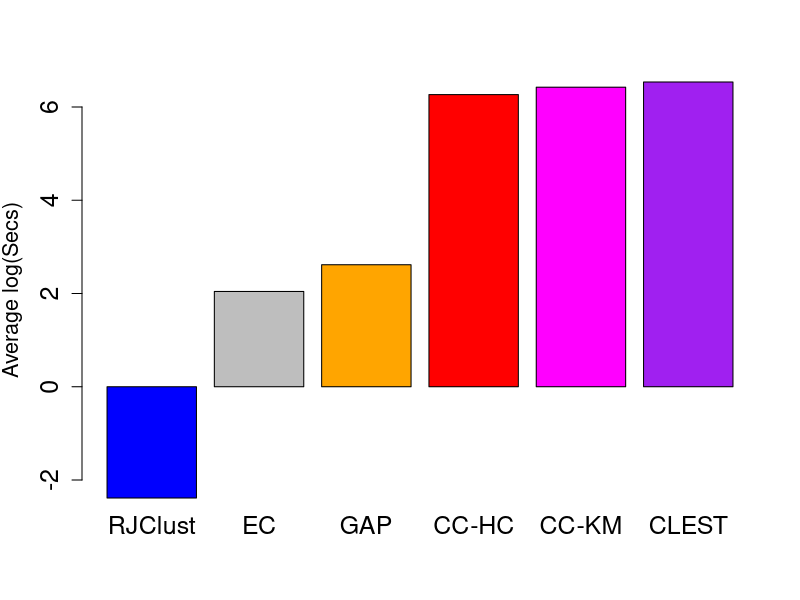
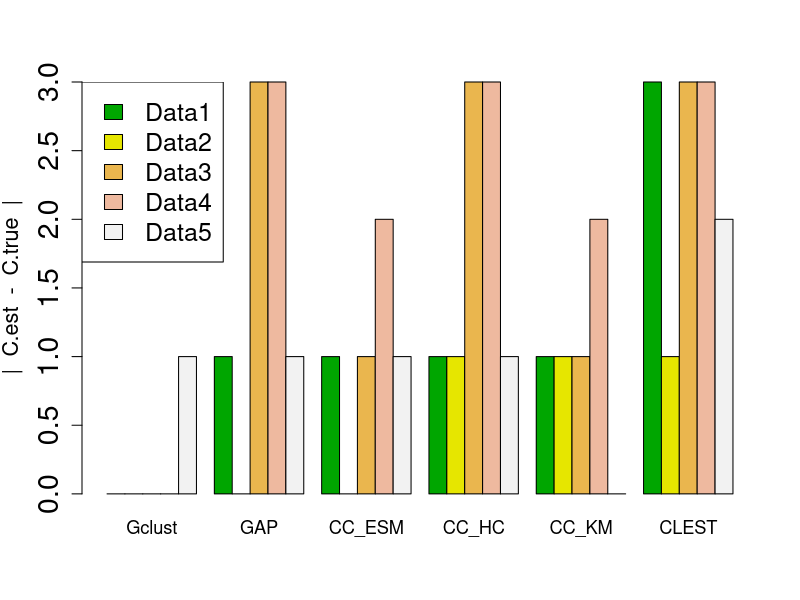

These figures' R source, in order:
comp_time = c(0.092, 7.72, 13.69, 526.23, 616.82, 689.36)
barplot(log(comp_time), ylab = "Average log(Secs)", col = c("blue", "gray", "orange", "red", "magenta", "purple"), 
        names.arg = c("RJClust", "EC", "GAP", "CC-HC", "CC-KM", "CLEST"), cex.lab = 1.3,
        cex.axis = 1.5, cex.names = 1.5)





Gclust = c(0,0,0,0,1)
GAP  =   c(1,0,3,3,1)
CC_ESM = c(1,0,1,2,1)
CC_HC =  c(1,1,3,3,1)
CC_KM =  c(1,1,1,2,0)
CLEST =  c(3,1,3,3,2)


counts = rbind(Gclust,GAP,CC_ESM,CC_HC,CC_KM,CLEST)
barplot(t(counts), beside = T,  col= terrain.colors(5), 
        cex.names = 1.1, cex.axis = 1.7, ylab = " |  C.est  -  C.true  |",cex.lab = 1.3)
legend("topleft", c("Data1","Data2","Data3","Data4","Data5"), cex=1.5, 
       fill=terrain.colors(5))

